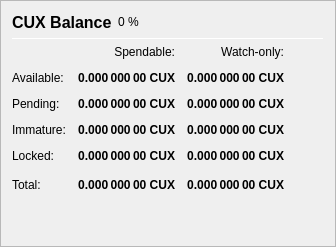
                   <widget class="QFrame" name="frame_Balances">
                    <property name="frameShape">
                     <enum>QFrame::StyledPanel</enum>
                    </property>
                    <property name="frameShadow">
                     <enum>QFrame::Raised</enum>
                    </property>
                    <layout class="QVBoxLayout" name="verticalLayout_4">
                     <item>
                      <layout class="QHBoxLayout" name="horizontalLayout_4">
                       <item>
                        <widget class="QLabel" name="label_5">
                         <property name="minimumSize">
                          <size>
                           <width>0</width>
                           <height>20</height>
                          </size>
                         </property>
                         <property name="font">
                          <font>
                           <pointsize>12</pointsize>
                           <weight>75</weight>
                           <bold>true</bold>
                          </font>
                         </property>
                         <property name="text">
                          <string>CUX Balance</string>
                         </property>
                        </widget>
                       </item>
                       <item>
                        <widget class="QLabel" name="labelCUXPercent">
                         <property name="text">
                          <string notr="true">0 %</string>
                         </property>
                        </widget>
                       </item>
                       <item>
                        <spacer name="horizontalSpacer_3">
                         <property name="orientation">
                          <enum>Qt::Horizontal</enum>
                         </property>
                         <property name="sizeHint" stdset="0">
                          <size>
                           <width>40</width>
                           <height>20</height>
                          </size>
                         </property>
                        </spacer>
                       </item>
                      </layout>
                     </item>
                     <item>
                      <widget class="Line" name="line_Balance">
                       <property name="minimumSize">
                        <size>
                         <width>0</width>
                         <height>1</height>
                        </size>
                       </property>
                       <property name="maximumSize">
                        <size>
                         <width>16777215</width>
                         <height>1</height>
                        </size>
                       </property>
                       <property name="orientation">
                        <enum>Qt::Horizontal</enum>
                       </property>
                      </widget>
                     </item>
                     <item>
                      <layout class="QGridLayout" name="gridLayout">
                       <property name="spacing">
                        <number>12</number>
                       </property>
                       <item row="0" column="1">
                        <widget class="QLabel" name="labelSpendable">
                         <property name="text">
                          <string>Spendable:</string>
                         </property>
                         <property name="alignment">
                          <set>Qt::AlignRight|Qt::AlignTrailing|Qt::AlignVCenter</set>
                         </property>
                        </widget>
                       </item>
                       <item row="0" column="2">
                        <widget class="QLabel" name="labelWatchonly">
                         <property name="text">
                          <string>Watch-only:</string>
                         </property>
                         <property name="alignment">
                          <set>Qt::AlignRight|Qt::AlignTrailing|Qt::AlignVCenter</set>
                         </property>
                        </widget>
                       </item>
                       <item row="1" column="0">
                        <widget class="QLabel" name="labelBalanceText">
                         <property name="text">
                          <string>Available:</string>
                         </property>
                        </widget>
                       </item>
                       <item row="1" column="1">
                        <widget class="QLabel" name="labelBalance">
                         <property name="font">
                          <font>
                           <weight>75</weight>
                           <bold>true</bold>
                          </font>
                         </property>
                         <property name="cursor">
                          <cursorShape>IBeamCursor</cursorShape>
                         </property>
                         <property name="toolTip">
                          <string>Your current spendable balance</string>
                         </property>
                         <property name="text">
                          <string notr="true">0.000 000 00 CUX</string>
                         </property>
                         <property name="alignment">
                          <set>Qt::AlignRight|Qt::AlignTrailing|Qt::AlignVCenter</set>
                         </property>
                         <property name="textInteractionFlags">
                          <set>Qt::LinksAccessibleByMouse|Qt::TextSelectableByKeyboard|Qt::TextSelectableByMouse</set>
                         </property>
                        </widget>
                       </item>
                       <item row="1" column="2">
                        <widget class="QLabel" name="labelWatchAvailable">
                         <property name="font">
                          <font>
                           <weight>75</weight>
                           <bold>true</bold>
                          </font>
                         </property>
                         <property name="cursor">
                          <cursorShape>IBeamCursor</cursorShape>
                         </property>
                         <property name="toolTip">
                          <string>Your current balance in watch-only addresses</string>
                         </property>
                         <property name="text">
                          <string notr="true">0.000 000 00 CUX</string>
                         </property>
                         <property name="alignment">
                          <set>Qt::AlignRight|Qt::AlignTrailing|Qt::AlignVCenter</set>
                         </property>
                         <property name="textInteractionFlags">
                          <set>Qt::LinksAccessibleByMouse|Qt::TextSelectableByKeyboard|Qt::TextSelectableByMouse</set>
                         </property>
                        </widget>
                       </item>
                       <item row="2" column="0">
                        <widget class="QLabel" name="labelPendingText">
                         <property name="text">
                          <string>Pending:</string>
                         </property>
                        </widget>
                       </item>
                       <item row="2" column="1">
                        <widget class="QLabel" name="labelUnconfirmed">
                         <property name="font">
                          <font>
                           <weight>75</weight>
                           <bold>true</bold>
                          </font>
                         </property>
                         <property name="cursor">
                          <cursorShape>IBeamCursor</cursorShape>
                         </property>
                         <property name="toolTip">
                          <string>Total of transactions that have yet to be confirmed, and do not yet count toward the spendable balance</string>
                         </property>
                         <property name="text">
                          <string notr="true">0.000 000 00 CUX</string>
                         </property>
                         <property name="alignment">
                          <set>Qt::AlignRight|Qt::AlignTrailing|Qt::AlignVCenter</set>
                         </property>
                         <property name="textInteractionFlags">
                          <set>Qt::LinksAccessibleByMouse|Qt::TextSelectableByKeyboard|Qt::TextSelectableByMouse</set>
                         </property>
                        </widget>
                       </item>
                       <item row="2" column="2">
                        <widget class="QLabel" name="labelWatchPending">
                         <property name="font">
                          <font>
                           <weight>75</weight>
                           <bold>true</bold>
                          </font>
                         </property>
                         <property name="cursor">
                          <cursorShape>IBeamCursor</cursorShape>
                         </property>
                         <property name="toolTip">
                          <string>Unconfirmed transactions to watch-only addresses</string>
                         </property>
                         <property name="text">
                          <string notr="true">0.000 000 00 CUX</string>
                         </property>
                         <property name="alignment">
                          <set>Qt::AlignRight|Qt::AlignTrailing|Qt::AlignVCenter</set>
                         </property>
                         <property name="textInteractionFlags">
                          <set>Qt::LinksAccessibleByMouse|Qt::TextSelectableByKeyboard|Qt::TextSelectableByMouse</set>
                         </property>
                        </widget>
                       </item>
                       <item row="3" column="0">
                        <widget class="QLabel" name="labelImmatureText">
                         <property name="text">
                          <string>Immature:</string>
                         </property>
                        </widget>
                       </item>
                       <item row="3" column="1">
                        <widget class="QLabel" name="labelImmature">
                         <property name="font">
                          <font>
                           <weight>75</weight>
                           <bold>true</bold>
                          </font>
                         </property>
                         <property name="cursor">
                          <cursorShape>IBeamCursor</cursorShape>
                         </property>
                         <property name="toolTip">
                          <string>Staked or masternode rewards that has not yet matured</string>
                         </property>
                         <property name="text">
                          <string notr="true">0.000 000 00 CUX</string>
                         </property>
                         <property name="alignment">
                          <set>Qt::AlignRight|Qt::AlignTrailing|Qt::AlignVCenter</set>
                         </property>
                         <property name="textInteractionFlags">
                          <set>Qt::LinksAccessibleByMouse|Qt::TextSelectableByKeyboard|Qt::TextSelectableByMouse</set>
                         </property>
                        </widget>
                       </item>
                       <item row="3" column="2">
                        <widget class="QLabel" name="labelWatchImmature">
                         <property name="font">
                          <font>
                           <weight>75</weight>
                           <bold>true</bold>
                          </font>
                         </property>
                         <property name="cursor">
                          <cursorShape>IBeamCursor</cursorShape>
                         </property>
                         <property name="toolTip">
                          <string>Staked or masternode rewards in watch-only addresses that has not yet matured</string>
                         </property>
                         <property name="text">
                          <string notr="true">0.000 000 00 CUX</string>
                         </property>
                         <property name="alignment">
                          <set>Qt::AlignRight|Qt::AlignTrailing|Qt::AlignVCenter</set>
                         </property>
                         <property name="textInteractionFlags">
                          <set>Qt::LinksAccessibleByMouse|Qt::TextSelectableByKeyboard|Qt::TextSelectableByMouse</set>
                         </property>
                        </widget>
                       </item>
                       <item row="4" column="0">
                        <widget class="QLabel" name="labelLockedBalanceText">
                         <property name="toolTip">
                          <string>Locked CUX or Masternode collaterals. These are excluded from zCUX minting.</string>
                         </property>
                         <property name="text">
                          <string>Locked:</string>
                         </property>
                        </widget>
                       </item>
                       <item row="4" column="1">
                        <widget class="QLabel" name="labelLockedBalance">
                         <property name="font">
                          <font>
                           <weight>75</weight>
                           <bold>true</bold>
                          </font>
                         </property>
                         <property name="cursor">
                          <cursorShape>IBeamCursor</cursorShape>
                         </property>
                         <property name="toolTip">
                          <string>Locked CUX or Masternode collaterals. These are excluded from zCUX minting.</string>
                         </property>
                         <property name="text">
                          <string notr="true">0.000 000 00 CUX</string>
                         </property>
                         <property name="alignment">
                          <set>Qt::AlignRight|Qt::AlignTrailing|Qt::AlignVCenter</set>
                         </property>
                         <property name="textInteractionFlags">
                          <set>Qt::LinksAccessibleByMouse|Qt::TextSelectableByKeyboard|Qt::TextSelectableByMouse</set>
                         </property>
                        </widget>
                       </item>
                       <item row="4" column="2">
                        <widget class="QLabel" name="labelWatchLocked">
                         <property name="font">
                          <font>
                           <weight>75</weight>
                           <bold>true</bold>
                          </font>
                         </property>
                         <property name="cursor">
                          <cursorShape>IBeamCursor</cursorShape>
                         </property>
                         <property name="toolTip">
                          <string>Current locked balance in watch-only addresses</string>
                         </property>
                         <property name="text">
                          <string notr="true">0.000 000 00 CUX</string>
                         </property>
                         <property name="alignment">
                          <set>Qt::AlignRight|Qt::AlignTrailing|Qt::AlignVCenter</set>
                         </property>
                         <property name="textInteractionFlags">
                          <set>Qt::LinksAccessibleByMouse|Qt::TextSelectableByKeyboard|Qt::TextSelectableByMouse</set>
                         </property>
                        </widget>
                       </item>
                       <item row="5" column="0">
                        <widget class="QLabel" name="labelTotalText">
                         <property name="toolTip">
                          <string>Your current CruxCoin balance, unconfirmed and immature transactions included</string>
                         </property>
                         <property name="text">
                          <string>Total:</string>
                         </property>
                        </widget>
                       </item>
                       <item row="5" column="1">
                        <widget class="QLabel" name="labelTotal">
                         <property name="font">
                          <font>
                           <weight>75</weight>
                           <bold>true</bold>
                          </font>
                         </property>
                         <property name="cursor">
                          <cursorShape>IBeamCursor</cursorShape>
                         </property>
                         <property name="toolTip">
                          <string>Your current CruxCoin balance, unconfirmed and immature transactions included</string>
                         </property>
                         <property name="text">
                          <string notr="true">0.000 000 00 CUX</string>
                         </property>
                         <property name="alignment">
                          <set>Qt::AlignRight|Qt::AlignTrailing|Qt::AlignVCenter</set>
                         </property>
                         <property name="textInteractionFlags">
                          <set>Qt::LinksAccessibleByMouse|Qt::TextSelectableByKeyboard|Qt::TextSelectableByMouse</set>
                         </property>
                        </widget>
                       </item>
                       <item row="5" column="2">
                        <widget class="QLabel" name="labelWatchTotal">
                         <property name="font">
                          <font>
                           <weight>75</weight>
                           <bold>true</bold>
                          </font>
                         </property>
                         <property name="cursor">
                          <cursorShape>IBeamCursor</cursorShape>
                         </property>
                         <property name="toolTip">
                          <string>Current total balance in watch-only addresses</string>
                         </property>
                         <property name="text">
                          <string notr="true">0.000 000 00 CUX</string>
                         </property>
                         <property name="alignment">
                          <set>Qt::AlignRight|Qt::AlignTrailing|Qt::AlignVCenter</set>
                         </property>
                         <property name="textInteractionFlags">
                          <set>Qt::LinksAccessibleByMouse|Qt::TextSelectableByKeyboard|Qt::TextSelectableByMouse</set>
                         </property>
                        </widget>
                       </item>
                       <item row="5" column="3">
                        <spacer name="horizontalSpacer_9">
                         <property name="orientation">
                          <enum>Qt::Horizontal</enum>
                         </property>
                         <property name="sizeHint" stdset="0">
                          <size>
                           <width>40</width>
                           <height>20</height>
                          </size>
                         </property>
                        </spacer>
                       </item>
                      </layout>
                     </item>
                     <item>
                      <spacer name="verticalSpacer_3">
                       <property name="orientation">
                        <enum>Qt::Vertical</enum>
                       </property>
                       <property name="sizeHint" stdset="0">
                        <size>
                         <width>20</width>
                         <height>40</height>
                        </size>
                       </property>
                      </spacer>
                     </item>
                    </layout>
                   </widget>
